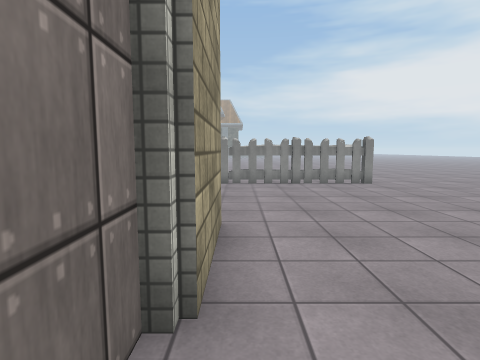
[1] (above)

16 first-person views from a walk through a Unity game level. The camera is 1.4 m above the floor, tilts 6° down and sees 80° across. The floor is counted in squares, 1 m on a side. Each view is taken from the middle of a square. On the plan, view 1 faces up. The plan holds only what a view shows up to about 14 squares ahead; the rest is blank. The place goes on beyond the plan. The player is left out. Some surface patterns are stand-ins.

[2]
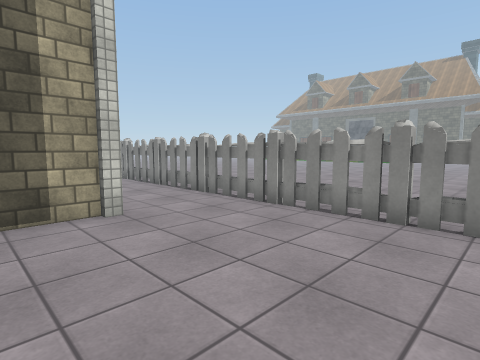

[3]
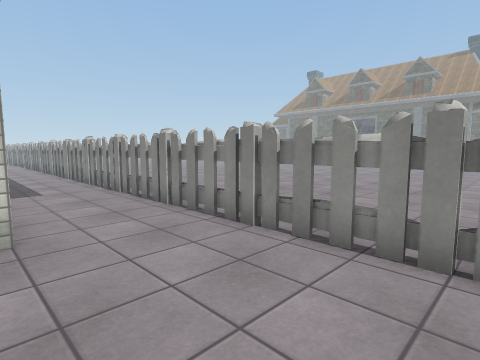

[4]
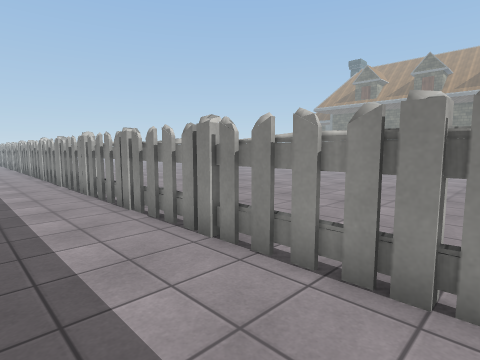

[5]
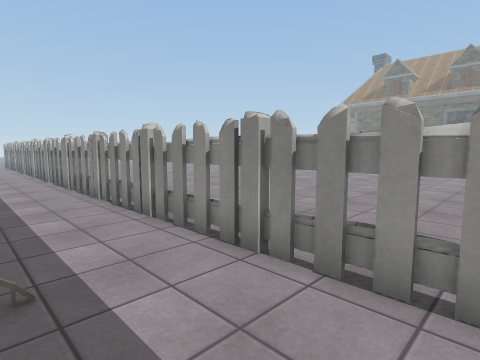

[6]
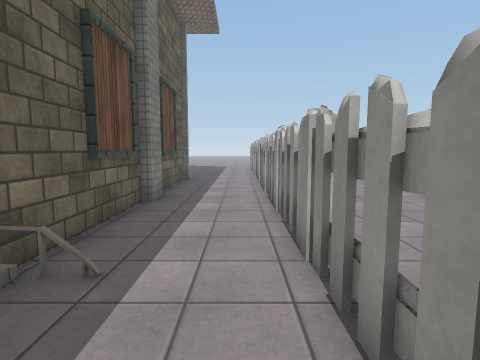

[7]
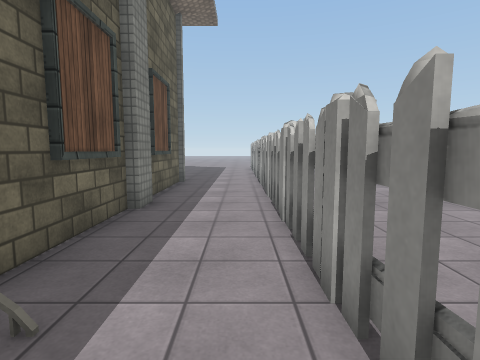

[8]
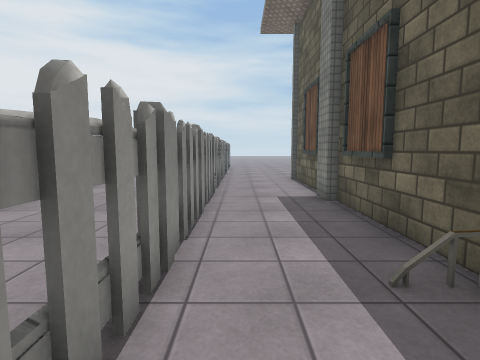

[9]
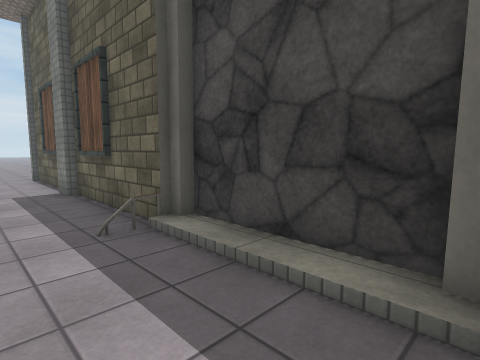

[10]
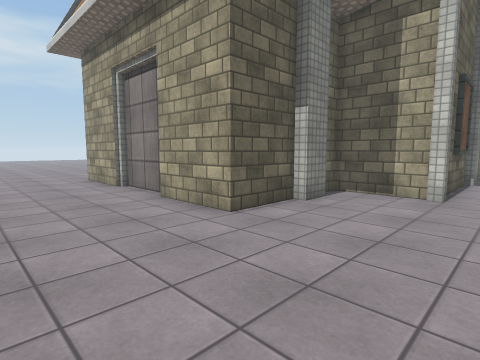

[11]
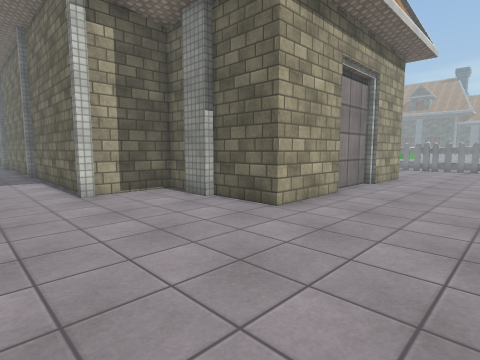

[12]
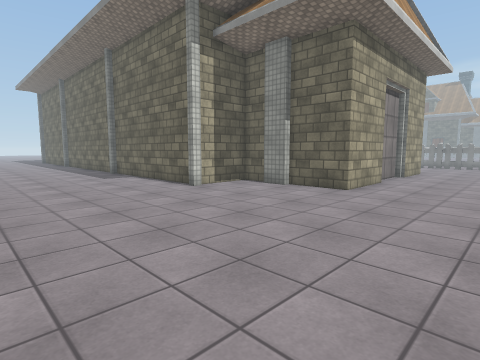

[13]
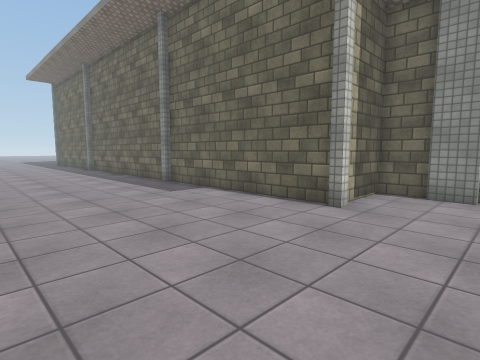

[14]
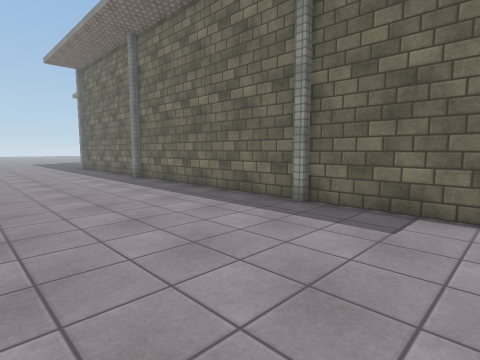

[15]
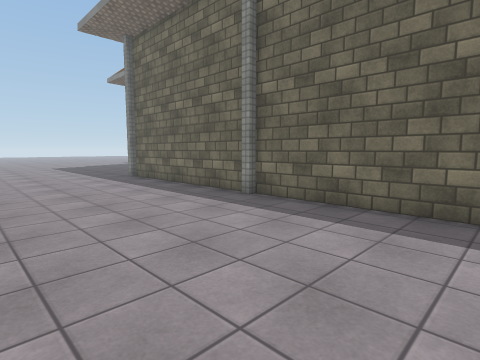

[16]
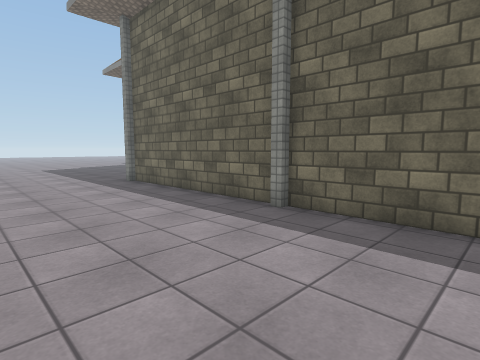

### Floor plan
Points are (right, up) in squares from view 1. A wall is a line through its corners. A room is listed if a view was taken in it or the views show most of it. See-through windows are left out.
Room 1 (views 1, 2, 3, 4, 5, 6, 7, 8, 9, 10, 11, 12, 13, 14, 15, 16)
walls: (-13.1, -7.4) (-13.6, -7.4); (-13.6, -7.2) (-23.2, -7.2); (-5.1, -7) (-5.1, -7.4) (-5.5, -7.4); (-3.9, -4.3) (-5.3, -4.3) (-5.3, -7.1) (-13.2, -7.2); (-23.6, -7.2) (-31.6, -7.2); (-0.4, -0.7) (-0.4, -4.3) (-2.8, -4.3) (-2.8, -4.6) (-4, -4.6); (-0.8, 2.1) (-0.8, -0.9); (-4, 5.8) (-2.8, 5.8) (-2.8, 5.4) (-0.4, 5.4) (-0.4, 2); (-11.2, 8.6) (-10.1, 8.6); (-16.6, 8.1) (-16.1, 8.1); (-16.2, 8.3) (-5.3, 8.3) (-5.3, 5.4); (-5.5, 8.6) (-5.1, 8.6) (-5.1, 8.1); (-20.6, 7.8) (-16.3, 7.8) (-16.3, 9.4); (-31.5, -7.5) (-32, -7.5); (-25.1, 8.6) (-23, 8.6); (-25.7, 8.3) (-21, 8.3); (-26.7, 8.6) (-25.6, 8.6); (-22.5, 11.9) (-23, 11.9); (-23.2, 11.9) (-25.4, 11.9); (-29.1, 8.6) (-27.6, 8.6); (-25.6, 11.9) (-28.4, 11.9); (4.5, 11.9) (-22.4, 11.9); (-31.6, 8.3) (-27.6, 8.3); (-29.2, 11.9) (-30.4, 11.9)
low walls: (-21, 9.4) (-21, 8.4)
ways out: gap at (-14, 12)

Positions as (right, up) in squares from view 1, and headings:
1: (0, 0), facing up
2: (1, 6), facing up-left
3: (0, 8), facing up-left
4: (-9, 9), facing up-left
5: (-13, 9), facing up-left
6: (-18, 11), facing left
7: (-19, 11), facing left
8: (-19, 11), facing right
9: (-21, 11), facing down-right
10: (4, 10), facing down-left
11: (4, -10), facing up-left
12: (4, -14), facing up-left
13: (-2, -14), facing up-left
14: (-9, -14), facing up-left
15: (-17, -14), facing up-left
16: (-19, -13), facing up-left
